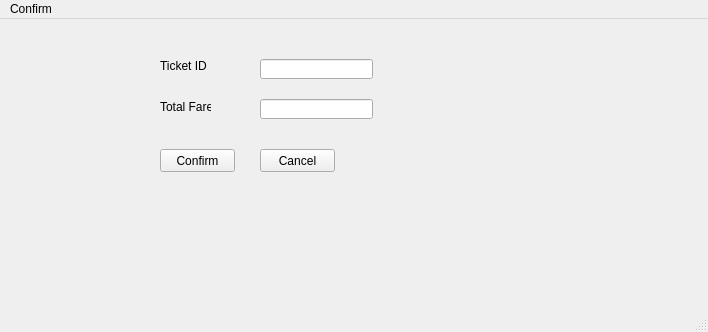
<?xml version="1.0" encoding="UTF-8"?>
<ui version="4.0">
 <class>ShowFare</class>
 <widget class="QMainWindow" name="ShowFare">
  <property name="geometry">
   <rect>
    <x>0</x>
    <y>0</y>
    <width>708</width>
    <height>332</height>
   </rect>
  </property>
  <property name="windowTitle">
   <string>MainWindow</string>
  </property>
  <widget class="QWidget" name="centralwidget">
   <widget class="QLabel" name="label">
    <property name="geometry">
     <rect>
      <x>160</x>
      <y>40</y>
      <width>47</width>
      <height>13</height>
     </rect>
    </property>
    <property name="text">
     <string>Ticket ID</string>
    </property>
   </widget>
   <widget class="QLabel" name="label_2">
    <property name="geometry">
     <rect>
      <x>160</x>
      <y>80</y>
      <width>51</width>
      <height>16</height>
     </rect>
    </property>
    <property name="text">
     <string>Total Fare</string>
    </property>
   </widget>
   <widget class="QPushButton" name="pushButton">
    <property name="geometry">
     <rect>
      <x>160</x>
      <y>130</y>
      <width>75</width>
      <height>23</height>
     </rect>
    </property>
    <property name="text">
     <string>Confirm</string>
    </property>
   </widget>
   <widget class="QLineEdit" name="lineEdit">
    <property name="geometry">
     <rect>
      <x>260</x>
      <y>40</y>
      <width>113</width>
      <height>20</height>
     </rect>
    </property>
   </widget>
   <widget class="QLineEdit" name="lineEdit_2">
    <property name="geometry">
     <rect>
      <x>260</x>
      <y>80</y>
      <width>113</width>
      <height>20</height>
     </rect>
    </property>
   </widget>
   <widget class="QPushButton" name="pushButton_2">
    <property name="geometry">
     <rect>
      <x>260</x>
      <y>130</y>
      <width>75</width>
      <height>23</height>
     </rect>
    </property>
    <property name="text">
     <string>Cancel</string>
    </property>
   </widget>
  </widget>
  <widget class="QMenuBar" name="menubar">
   <property name="geometry">
    <rect>
     <x>0</x>
     <y>0</y>
     <width>708</width>
     <height>21</height>
    </rect>
   </property>
   <widget class="QMenu" name="menuConfirm">
    <property name="title">
     <string>Confirm</string>
    </property>
   </widget>
   <addaction name="menuConfirm"/>
  </widget>
  <widget class="QStatusBar" name="statusbar"/>
 </widget>
 <resources/>
 <connections/>
</ui>
